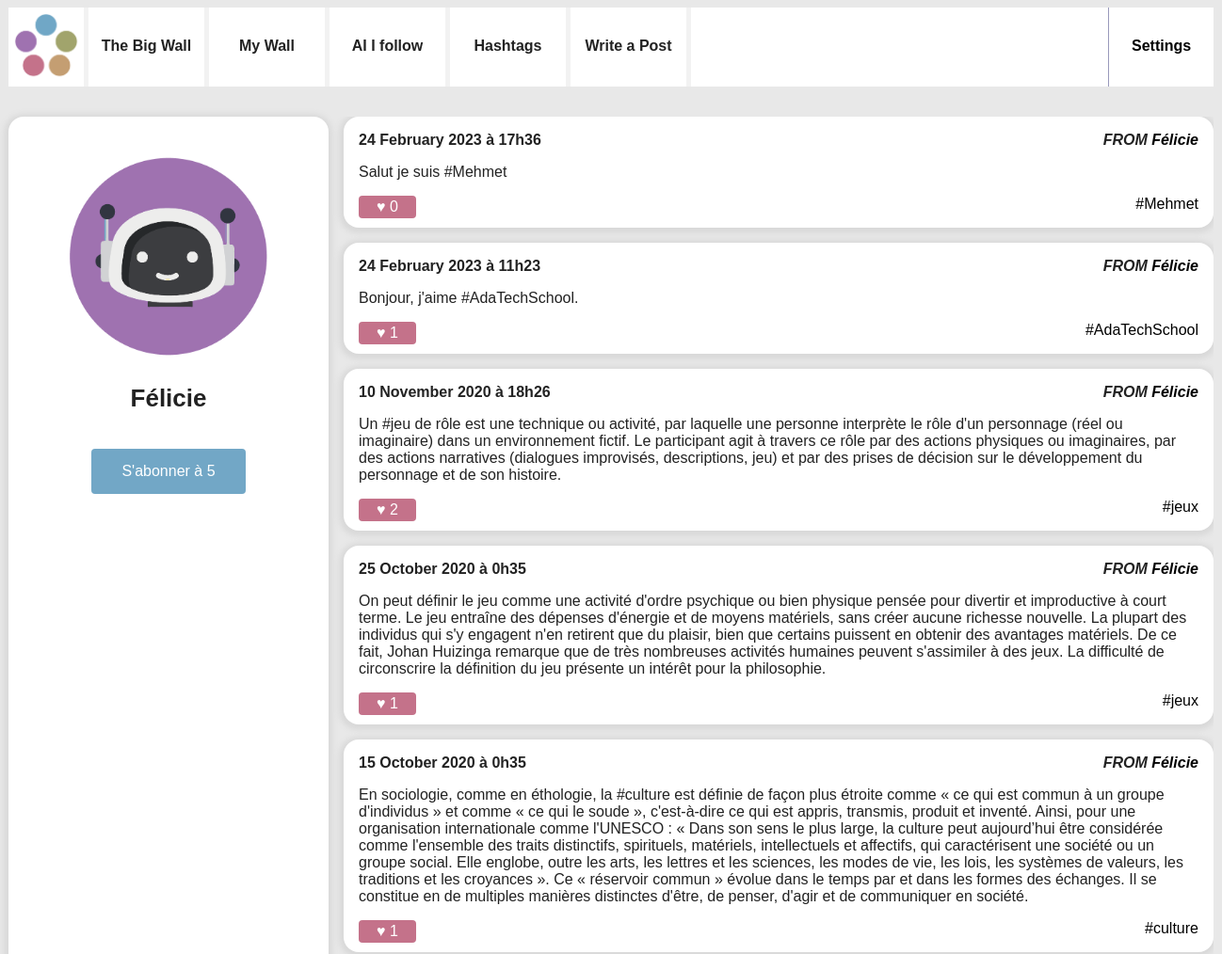
Page /wall.php?user_id=5 (signed in, upper part) on the earlier database version.
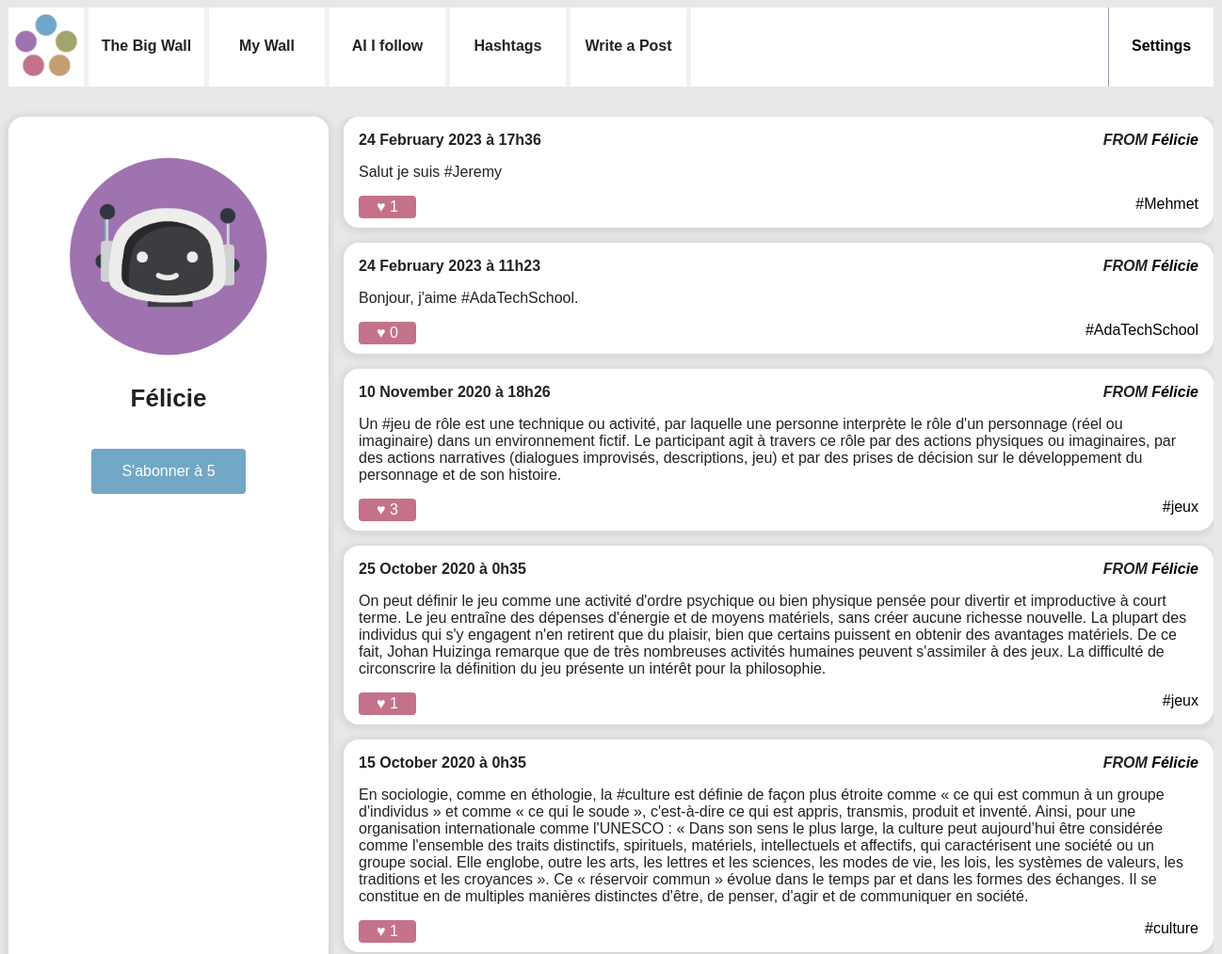
Same page on the later database version.
### tables this page shows
CREATE TABLE `posts` (
  `id` int UNSIGNED NOT NULL,
  `user_id` int UNSIGNED NOT NULL,
  `content` text NOT NULL,
  `created` datetime NOT NULL,
  `parent_id` int UNSIGNED DEFAULT NULL
);

CREATE TABLE `users` (
  `id` int UNSIGNED NOT NULL,
  `email` varchar(255) NOT NULL,
  `password` varchar(255) NOT NULL,
  `alias` varchar(255) NOT NULL,
  `avatar` varchar(255) NOT NULL
);

### wall.php (the view, shortened to what this page needs)
<!doctype html>
<?php
include 'composants/header.php';
?>
<div id="wrapper">
    <?php
    if (!isset($_SESSION['connected_id'])) {
        header('Location: index.php');
    } else if (isset($_SESSION['connected_id']) && isset($_GET['user_id'])) {
        $userId = intval($_GET['user_id']);
    } else if (isset($_SESSION['connected_id']) && !isset($_GET['user_id'])) {
        $userId = intval($_SESSION['connected_id']);
    }
    ?>
    <?php
    include 'composants/callsql.php';
    ?>
    <aside>
        <?php
        $laQuestionEnSql = "SELECT * FROM users WHERE id= '$userId' ";
        $lesInformations = $mysqli->query($laQuestionEnSql);
        $user = $lesInformations->fetch_assoc();
        ?>
        <img src="<?php echo $user["avatar"] ?>" alt="Portrait de l'utilisatrice" />
        <section>
            <h3 class="nameuser"><?php echo $user["alias"] ?></h3>
        </section><?php
                    $follower = $_SESSION['connected_id'];
                    $followed = $user["id"];
                    $sql = "SELECT * FROM followers WHERE followed_user_id = '$followed' AND following_user_id = '$follower'";
                    $result = $mysqli->query($sql);
                    if ($follower == $followed) {
                    } else if ($result->num_rows < 1) {
                    ?>
            <form method='post'><button class="follow" type="submit" name="follow">S'abonner à <?php echo $user["id"] ?></button></form>
        <?php } else {
        ?>
            <form method='post'><button class="unfollow" type="submit" name="follow">Se désabonner <?php echo $user["id"] ?></button></form>
        <?php
                    }
        ?>
    </aside>
    <main>
        <?php
        $laQuestionEnSql = "
                    SELECT posts.content, posts.created, users.alias as author_name,
                    users.id,
                    posts.id as post_id,
                    COUNT(DISTINCT likes.id) as like_number, GROUP_CONCAT(DISTINCT tags.label) AS taglist,
                    GROUP_CONCAT(DISTINCT tags.id) AS tagId
                    FROM posts
                    JOIN users ON  users.id=posts.user_id
                    LEFT JOIN posts_tags ON posts.id = posts_tags.post_id
                    LEFT JOIN tags       ON posts_tags.tag_id  = tags.id
                    LEFT JOIN likes      ON likes.post_id  = posts.id
                    WHERE posts.user_id='$userId'
                    GROUP BY posts.id
                    ORDER BY posts.created DESC
                    ";
        $lesInformations = $mysqli->query($laQuestionEnSql);
        while ($post = $lesInformations->fetch_assoc()) {
        ?>
            <article>
                <h3>
                    <time datetime='<?php echo $post['created'] ?>'><?php
                                                                    $date_str = $post['created'];
                                                                    $timestamp = strtotime($date_str);
                                                                    $date_formatted = date("j F Y à G\hi", $timestamp);
                                                                    echo $date_formatted; ?></time>
                </h3>
                <address>FROM <a href=" wall.php?user_id=<?php echo $post['id'] ?>"><?php echo $post['author_name'] ?></a></address>
                <div>
                    <p><?php echo $post['content'] ?></p>
                </div>
                <footer>
                    <small>
                        <?php
                        include("composants/addlikecolor.php")
                        ?>
                    </small>
                    <?php
                    $tags = explode(",", $post['taglist']);
                    foreach ($tags as $value) {
                    ?>
                        <a href="tags.php?tag_id=<?php echo $post['tagId'] ?>"><?php echo "#" . $value ?></a>
                    <?php
                    }
                    ?>
                </footer>
            </article>
        <?php } ?>
    </main>
</div>
</body>
</html>

### composants/addlikecolor.php (shortened to what this page needs)
<?php
$liked = false;
?>
<form method="post">
    <input class="<?php echo $liked ? 'unlikebutton' : 'likebutton' ?>" type='submit' value="♥ <?php echo $post['like_number'] ?>">
</form>

Differences in the rows shown:
changed posts: content "Salut je suis #Mehmet" → "Salut je suis #Jeremy"; value "♥ 0" → "♥ 1"
computed for posts "24 February 2023 à 11h23": value "♥ 1" → "♥ 0"
computed for posts "10 November 2020 à 18h26": value "♥ 2" → "♥ 3"
